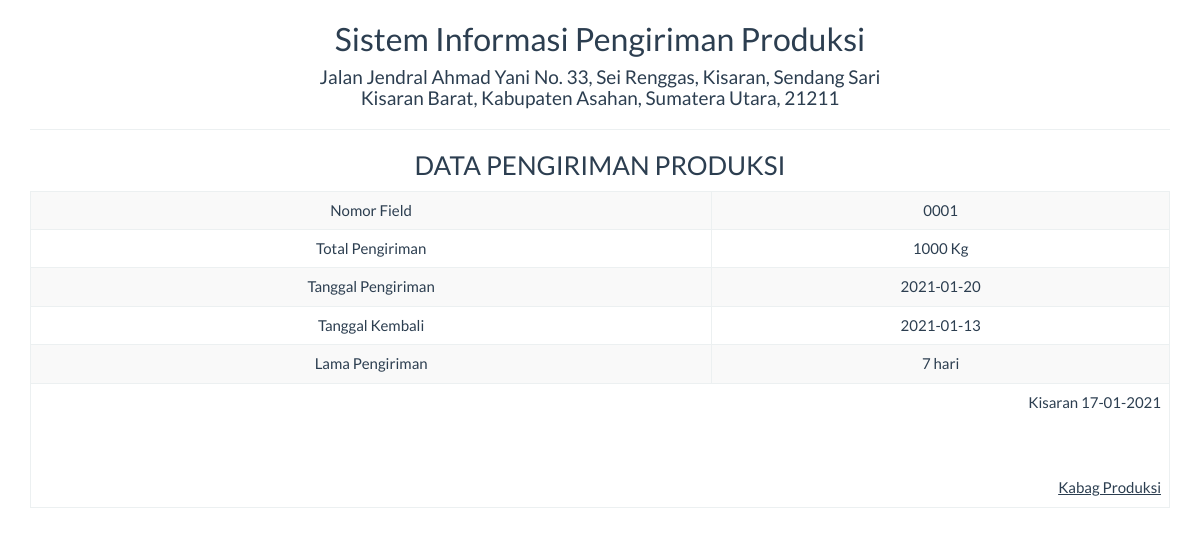
/report/pengiriman_produksi_satu.php?id=4, run on the app's committed database.
### tables this page shows
CREATE TABLE `pengiriman_produksi` (
  `no_field` varchar(50) NOT NULL,
  `pengirim` varchar(50) NOT NULL,
  `tgl_pengiriman` date NOT NULL,
  `tgl_kembali_pengiriman` date NOT NULL,
  `lama_pengiriman` int(10) NOT NULL,
  `keterangan` varchar(100) NOT NULL,
  `id` int(5) NOT NULL
);

### report/pengiriman_produksi_satu.php (the view, shortened to what this page needs)
<!DOCTYPE html>
<html>
    <head>
        <link href="../Assets/css/bootstrap.min.css" rel="stylesheet" type="text/css"/>
    </head>
    <body onload="print()">
        <?php
        include '../config/koneksi.php';
        $sql = "SELECT * FROM pengiriman_produksi WHERE id='" . $_GET ['id'] . "'";
        $query = mysqli_query($koneksi, $sql) or die("SQL Detail error");
        $data = mysqli_fetch_array($query);
        ?>
        <div class="container">
            <div class='row'>
                <div class="col-sm-12">
                    <div class="text-center">
                        <h2>Sistem Informasi Pengiriman Produksi </h2>
                        <h4>Jalan Jendral Ahmad Yani No. 33, Sei Renggas, Kisaran, Sendang Sari <br> Kisaran Barat, Kabupaten Asahan, Sumatera Utara, 21211</h4>
                        <hr>
                        <h3>DATA PENGIRIMAN PRODUKSI</h3>
                        <table class="table table-bordered table-striped table-hover">
                            <tbody>
								<tr>
                                    <td>Nomor Field</td> <td><?= $data['no_field'] ?></td>
                                </tr>
                                <tr>
                                    <td>Total Pengiriman</td> <td><?= $data['pengirim'] ?></td>
                                </tr>
                                <tr>
                                    <td>Tanggal Pengiriman</td> <td><?= $data['tgl_pengiriman'] ?></td>
                                </tr>
                                <tr>
                                    <td>Tanggal Kembali</td> <td><?= $data['tgl_kembali_pengiriman'] ?></td>
                                </tr>
								<tr>
                                    <td>Lama Pengiriman</td> <td><?= $data['lama_pengiriman'] ?> hari</td>
                                </tr>
                            </tbody>
                            <tfoot>
                                <tr>
                                    <td colspan="2" class="text-right">
                                        Kisaran  <?= date("d-m-Y") ?>
                                        <br><br><br><br>
                                        <u>Kabag Produksi<strong></u><br>
									</td>
								</tr>
							</tfoot>
                        </table>
                    </div>
                </div>
            </div>
    </body>
</html>

### data on the page
pengiriman_produksi: no_field "0001", pengirim "1000 Kg", tgl_pengiriman "2021-01-20", tgl_kembali_pengiriman "2021-01-13", lama_pengiriman "7"
